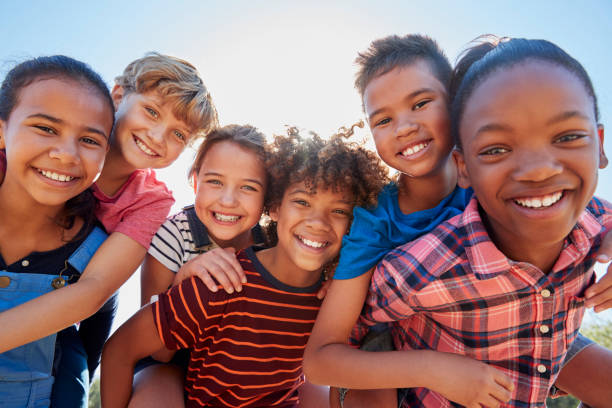
#> input picture kidsimg.jpg, 612 x 408 px, given in place of the camera
$ python FaceRecog.py
#> lines starting #> are read from the running program, lines starting #| are printed output that depends on the picture; after the words box and inside, x2 and y2 are one past the last pixel; in counts of white or black regions, pixels touching at a corner belong together
# click 20 pictures of each person coming in front of the camera and save them as numpy array

import cv2
import numpy as np

# create camera obj
cam = cv2.VideoCapture(0)  # 0 shows the index of the camera to be used.
# read image from camera obj
# Ask the name
fileName = input("Enter the name of the person :")
#> the answer given: kidsimg.jpg
dataset_path = "./data/"
model = cv2.CascadeClassifier("haarcascade_frontalface_alt.xml")
offset = 20

faceData = []
skip = 0
while True:  # Loop basically turns everything to a Video
    success, img = cam.read()
#> img is the input picture: shape (408, 612, 3); mean B, G, R 114.2, 114.1, 149.6
    if not success:
        print("Reading from Camera Failed!")
    # Store the gray image to reduce on space
    grayImg = cv2.cvtColor(img, cv2.COLOR_BGR2GRAY)
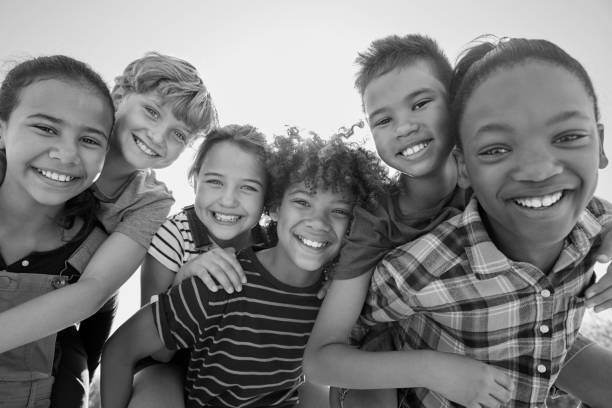
#> grayImg: shape (408, 612); min 0, max 255, mean 124.7

    faces = model.detectMultiScale(img, 1.3, 5)
#> faces = [[190, 155, 80, 80]]
    faces = sorted(faces, key=lambda f: f[2] * f[3])  # pick the face with the largest bounding box
    if len(faces) > 0:
        f = faces[-1]
#> f = [190, 155, 80, 80]
        x, y, w, h = f
#> x = 190; y = 155; w = 80; h = 80
        cv2.rectangle(img, (x, y), (x + w, y + h), (0, 255, 0), 2)
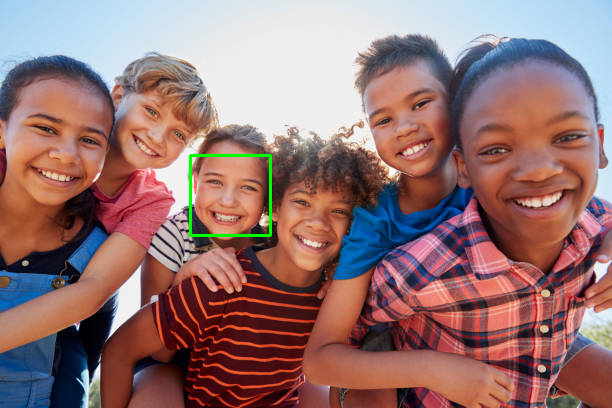
#> img: shape (408, 612, 3); 0.38% of pixels changed, all inside (x1, y1, x2, y2) = (189, 154, 272, 237)

        # get the cropped face and store
        cropped_face = img[y - offset:y + h + offset, x - offset:x + w + offset]
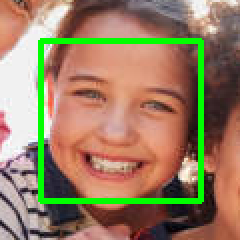
#> cropped_face: shape (120, 120, 3) (shown 2 times larger); mean B, G, R 99, 127.1, 152.7
        # resize
        cropped_face = cv2.resize(cropped_face, (100, 100))
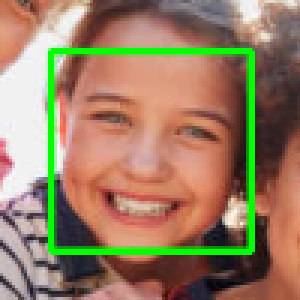
#> cropped_face: shape (100, 100, 3) (shown 3 times larger); mean B, G, R 99.1, 126.9, 152.9
        skip += 1
        if skip % 10 == 0:
            faceData.append(cropped_face)
            print("Saved so far " + str(len(faceData)))
    cv2.imshow("Image Window", img)
    # cv2.imshow("Cropped Face", cropped_face)
    key = cv2.waitKey(1)  # 1msecs Time of Showing
#> (key q is pressed here)
    if key == ord('q'):
        break

faceData = np.asarray(faceData)
print(faceData.shape)
m = faceData.shape[0]
#> (the run stopped early here; a loop or call above may not have finished)
